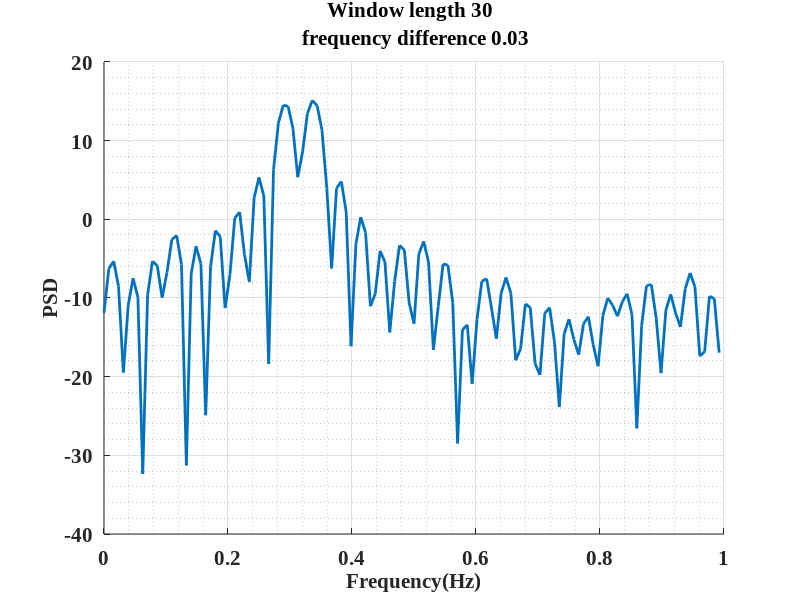

Reproduce this figure in MATLAB.
clear all; close all; clc;
%length of window
nfft = 128;
f1 = 0.3;
f2 = 0.33;
figure(1);
sample = 30;
% for i = 1:5
    n = 0:(sample-1);
    % noise
    noise = 0.2/sqrt(2)*(randn(size(n))+1j*randn(size(n)));
    % signal
    x = exp(1j*2*pi*f1*n) + exp(1j*2*pi*f2*n) + noise;
    %PSD
    [Pxx, f] = periodogram(x, rectwin(sample), nfft, 1);
%     X = abs(fftshift(fft([(x .* (rectwin(sample).')) zeros(1, nfft - sample)])));
%     Px = pow2db(X.^2 / (sample));
%     f_ = -1:2/nfft:1-1/nfft;
%     hold on;
%     plot(f_, Px);
    hold on;
    plot(f,pow2db(Pxx),'LineWidth',2);
    set(gca,'FontSize',15,'Fontname', 'Times New Roman','FontWeight','bold');
    xlabel("Frequency(Hz)",'FontSize',15,'FontWeight','bold');
    ylabel("PSD",'FontSize',15,'FontWeight','bold');
    title(sprintf("Window length %d \n frequency difference 0.03", sample),'FontSize',15,'FontWeight','bold');
    sample = sample + 3;
    xlim([0,1]);
    grid on; grid minor;
% end